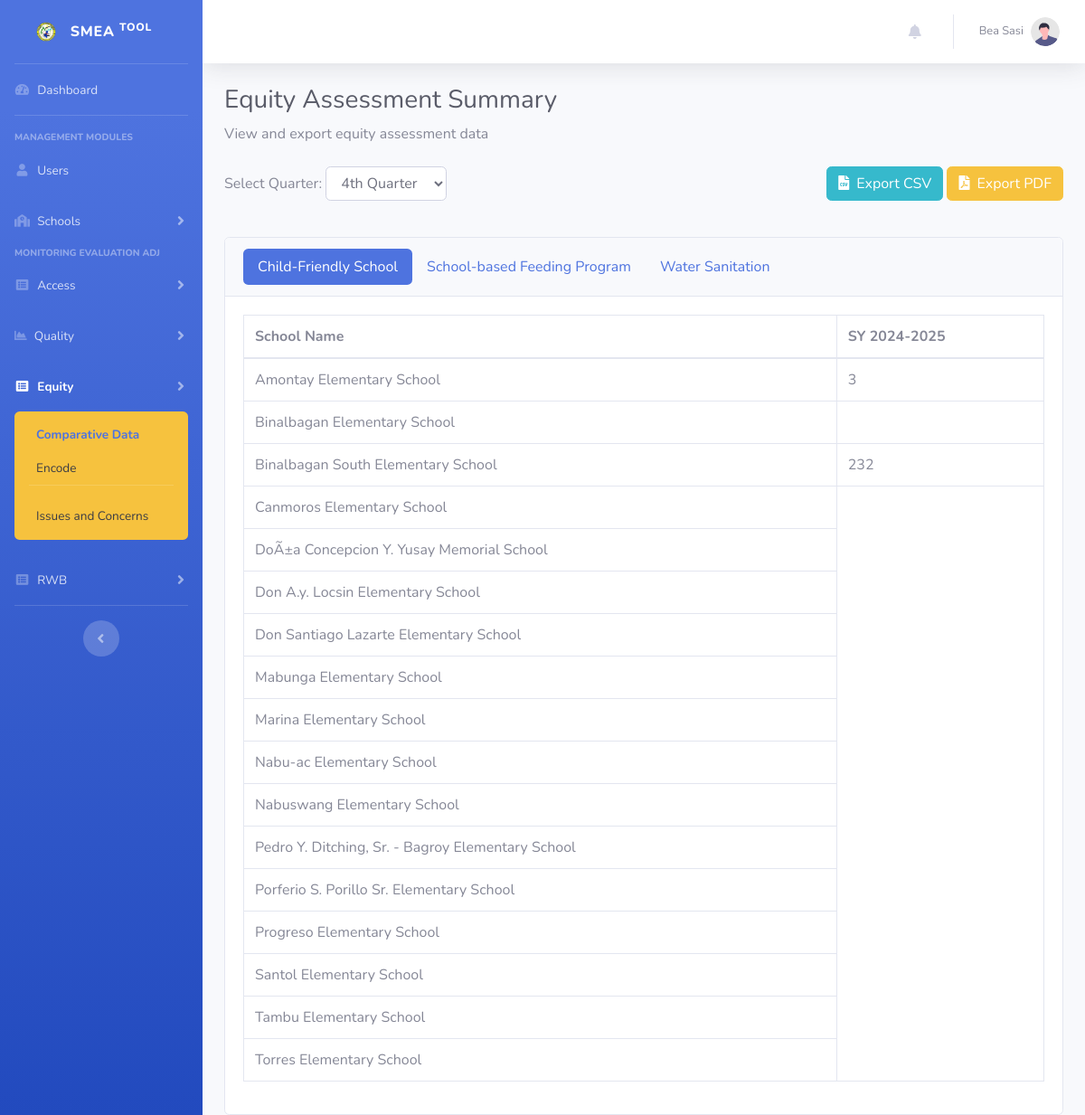
Page /equityComparative.php (signed in) on the earlier database version.
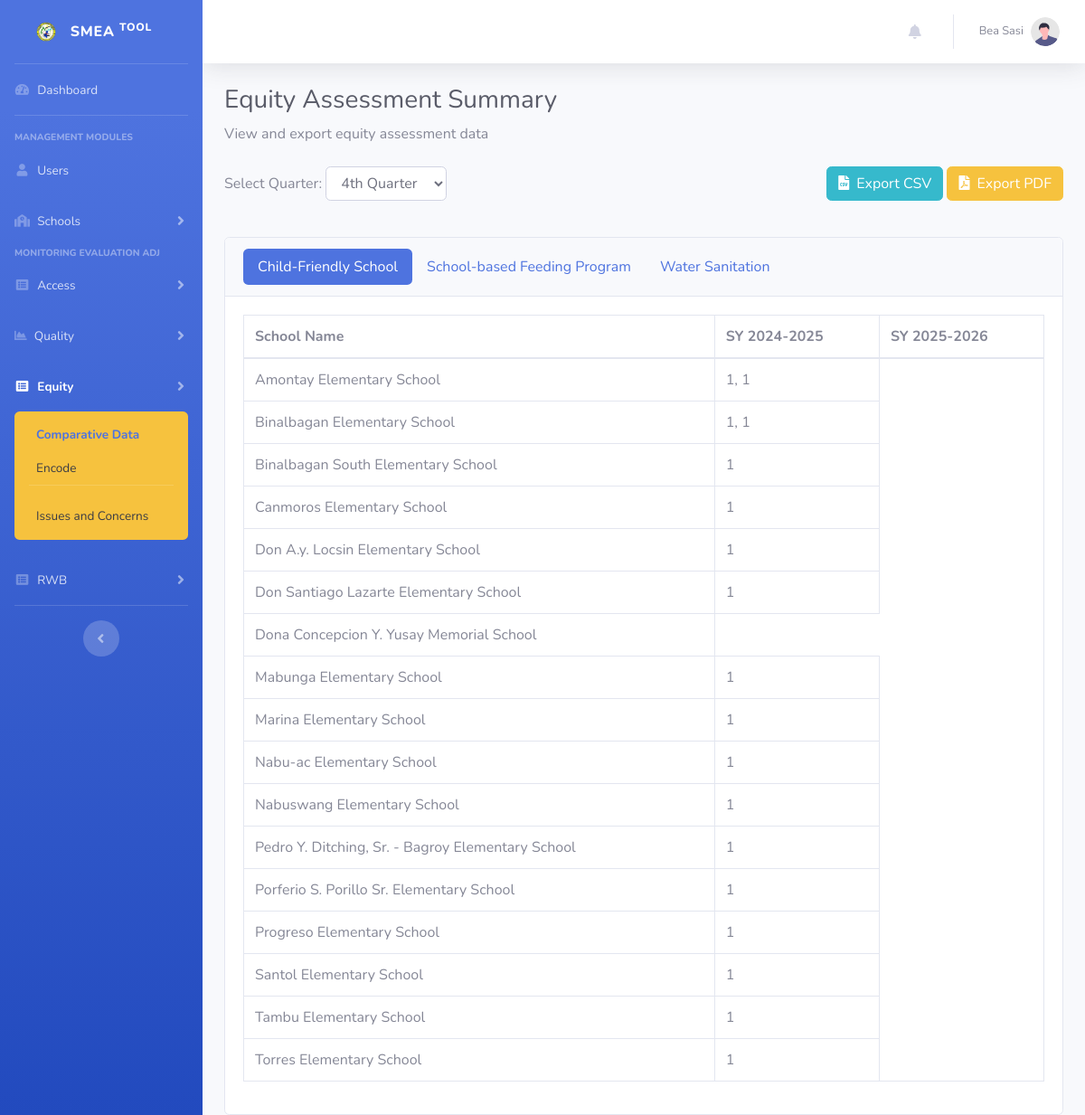
Same page on the later database version.
### tables this page shows
CREATE TABLE IF NOT EXISTS `school_year` (
  `id` int NOT NULL AUTO_INCREMENT,
  `start_month` int NOT NULL DEFAULT '0',
  `start_year` int NOT NULL DEFAULT '0',
  `end_month` int NOT NULL DEFAULT '0',
  `end_year` int NOT NULL DEFAULT '0',
  `updated_at` timestamp NOT NULL DEFAULT CURRENT_TIMESTAMP ON UPDATE CURRENT_TIMESTAMP,
  `created_at` timestamp NOT NULL DEFAULT CURRENT_TIMESTAMP,
  PRIMARY KEY (`id`)
);

CREATE TABLE IF NOT EXISTS `schools` (
  `id` int NOT NULL AUTO_INCREMENT,
  `name` text NOT NULL,
  `address` text,
  `updated_at` timestamp NULL DEFAULT CURRENT_TIMESTAMP ON UPDATE CURRENT_TIMESTAMP,
  `created_at` timestamp NULL DEFAULT CURRENT_TIMESTAMP,
  PRIMARY KEY (`id`)
);

### navbar.php (called while the page is built, shortened)
<?php
require_once "connection/db.php";
$pendingRequestsQuery = "SELECT COUNT(*) as count FROM edit_requests WHERE status = 'pending'";
$result = $conn->query($pendingRequestsQuery);
?>

### equityComparative.php (the view, shortened to what the changed rows need)
<?php
require_once "connection/db.php";
include_once('header.php');
$currentMonth = date('n');
$currentQuarter = ceil($currentMonth / 3);
$selectedQuarter = isset($_GET['quarter']) ? $_GET['quarter'] : (isset($_POST['quarter']) ? $_POST['quarter'] : $currentQuarter);
$currentYear = date('Y');
$nextYear = $currentYear + 1;
$schoolYearQuery = "SELECT * FROM school_year WHERE start_year >= $currentYear AND start_year <= $nextYear ORDER BY start_year ASC";
$schoolYears = $conn->query($schoolYearQuery)->fetch_all(MYSQLI_ASSOC);
$schoolQuery = "SELECT * FROM schools WHERE id <= 17 ORDER BY name";
$schools = $conn->query($schoolQuery)->fetch_all(MYSQLI_ASSOC);
function generateSchoolYearHeaders($type, $schoolYears) {
    $headers = '<th>School Name</th>';
    foreach ($schoolYears as $sy) {
        if ($type === 'sbfp') {
            $headers .= "<th>SY {$sy['start_year']}-{$sy['end_year']} (M)</th>";
            $headers .= "<th>SY {$sy['start_year']}-{$sy['end_year']} (F)</th>";
        } else {
            $headers .= "<th>SY {$sy['start_year']}-{$sy['end_year']}</th>";
        }
    }
    return $headers;
}
function generateTableHTML($conn, $type, $quarter, $schools, $schoolYears) {
    $html = '<table class="table table-bordered">
             <thead><tr>' . generateSchoolYearHeaders($type, $schoolYears) . '</tr></thead>
             <tbody>';
    foreach ($schools as $school) {
        $html .= "<tr><td>{$school['name']}</td>";
        foreach ($schoolYears as $sy) {
            if ($type === 'cfs') {
                $query = "SELECT points, count FROM equity_assessment ea
                         JOIN school_year sy ON
                            (ea.year = sy.start_year AND MONTH(CONCAT(ea.year, '-', LPAD(ea.quarter * 3 - 2, 2, '0'), '-01')) >= sy.start_month)
                            OR (ea.year = sy.end_year AND MONTH(CONCAT(ea.year, '-', LPAD(ea.quarter * 3 - 2, 2, '0'), '-01')) < sy.start_month)
                         WHERE ea.school_id = ?
                         AND ea.type = 'cfs'
                         AND ea.quarter = ?
                         AND sy.start_year = ?
                         ORDER BY points ASC";
                $stmt = $conn->prepare($query);
                $stmt->bind_param('iii', $school['id'], $quarter, $sy['start_year']);
                $stmt->execute();
                $result = $stmt->get_result();
                if ($result->num_rows === 0) {
                } else {
                    $points = [];
                    while ($row = $result->fetch_assoc()) {
                        if ($row['count'] > 0) {
                            $points[] = "{$row['count']}";
                        }
                    }
                    $html .= "<td>" . implode(", ", $points) . "</td>";
                }
            }
            else if ($type === 'sbfp') {
                $query = "SELECT gender, SUM(count) as total
                         FROM equity_assessment ea
                         JOIN school_year sy ON
                            (ea.year = sy.start_year AND MONTH(CONCAT(ea.year, '-', LPAD(ea.quarter * 3 - 2, 2, '0'), '-01')) >= sy.start_month)
                            OR (ea.year = sy.end_year AND MONTH(CONCAT(ea.year, '-', LPAD(ea.quarter * 3 - 2, 2, '0'), '-01')) < sy.start_month)
                         WHERE ea.school_id = ?
                         AND ea.type = 'sbfp'
                         AND ea.quarter = ?
                         AND sy.start_year = ?
                         GROUP BY gender";
                $stmt = $conn->prepare($query);
                $stmt->bind_param('iii', $school['id'], $quarter, $sy['start_year']);
                $stmt->execute();
                $result = $stmt->get_result();
                $male = $female = 0;
                while ($row = $result->fetch_assoc()) {
                    if ($row['gender'] == 1) $male = $row['total'];
                    if ($row['gender'] == 2) $female = $row['total'];
                }
                $html .= "<td>$male</td><td>$female</td>";
            }
            else {
                $query = "SELECT count FROM equity_assessment ea
                         JOIN school_year sy ON
                            (ea.year = sy.start_year AND MONTH(CONCAT(ea.year, '-', LPAD(ea.quarter * 3 - 2, 2, '0'), '-01')) >= sy.start_month)
                            OR (ea.year = sy.end_year AND MONTH(CONCAT(ea.year, '-', LPAD(ea.quarter * 3 - 2, 2, '0'), '-01')) < sy.start_month)
                         WHERE ea.school_id = ?
                         AND ea.type = 'wash'
                         AND ea.quarter = ?
                         AND sy.start_year = ?";
                $stmt = $conn->prepare($query);
                $stmt->bind_param('iii', $school['id'], $quarter, $sy['start_year']);
                $stmt->execute();
                $result = $stmt->get_result();
                $row = $result->fetch_assoc();
                $stars = $row ? intval($row['count']) : 0;
                $html .= '<td class="text-center">';
                $html .= '<div class="d-inline-block">';
                for ($i = 1; $i <= 5; $i++) {
                    if ($i <= $stars) {
                        $html .= '<i class="fas fa-star text-warning"></i>';
                    } else {
                        $html .= '<i class="far fa-star"></i>';
                    }
                }
                $html .= " ($stars)</div></td>";
            }
        }
        $html .= "</tr>";
    }
    $html .= '</tbody></table>';
    return $html;
}
?>
<!DOCTYPE html>
<html lang="en">
<head>
</head>
<body id="page-top">
    <div id="wrapper">
        <div id="content-wrapper" class="d-flex flex-column">
            <div id="content">
                <?php include_once "navbar.php"; ?>
                <div class="container-fluid">
                    <h1 class="h3 mb-2 text-gray-800">Equity Assessment Summary</h1>
                    <div class="card">
                        <div class="card-body">
                            <div class="tab-content">
                                <div class="tab-pane fade show active" id="cfs">
                                    <?php echo generateTableHTML($conn, 'cfs', $selectedQuarter, $schools, $schoolYears); ?>
                                </div>
                            </div>
                        </div>
                    </div>
                </div>
            </div>
        </div>
    </div>
</body>
</html>

Differences in the rows shown:
now on this page (row edited): school_year: start_year "2025", end_year "2026", points "1, 1", points "1"
computed for schools "Amontay Elementary School": loses school_year (start_year "2024", end_year "2025", points "3", points "232")
computed for schools "Binalbagan South Elementary School": loses school_year (start_year "2024", end_year "2025", points "3", points "232")
changed schools: name "DoÃ±a Concepcion Y. Yusay Memorial School" → "Dona Concepcion Y. Yusay Memorial School"; moves down the list
